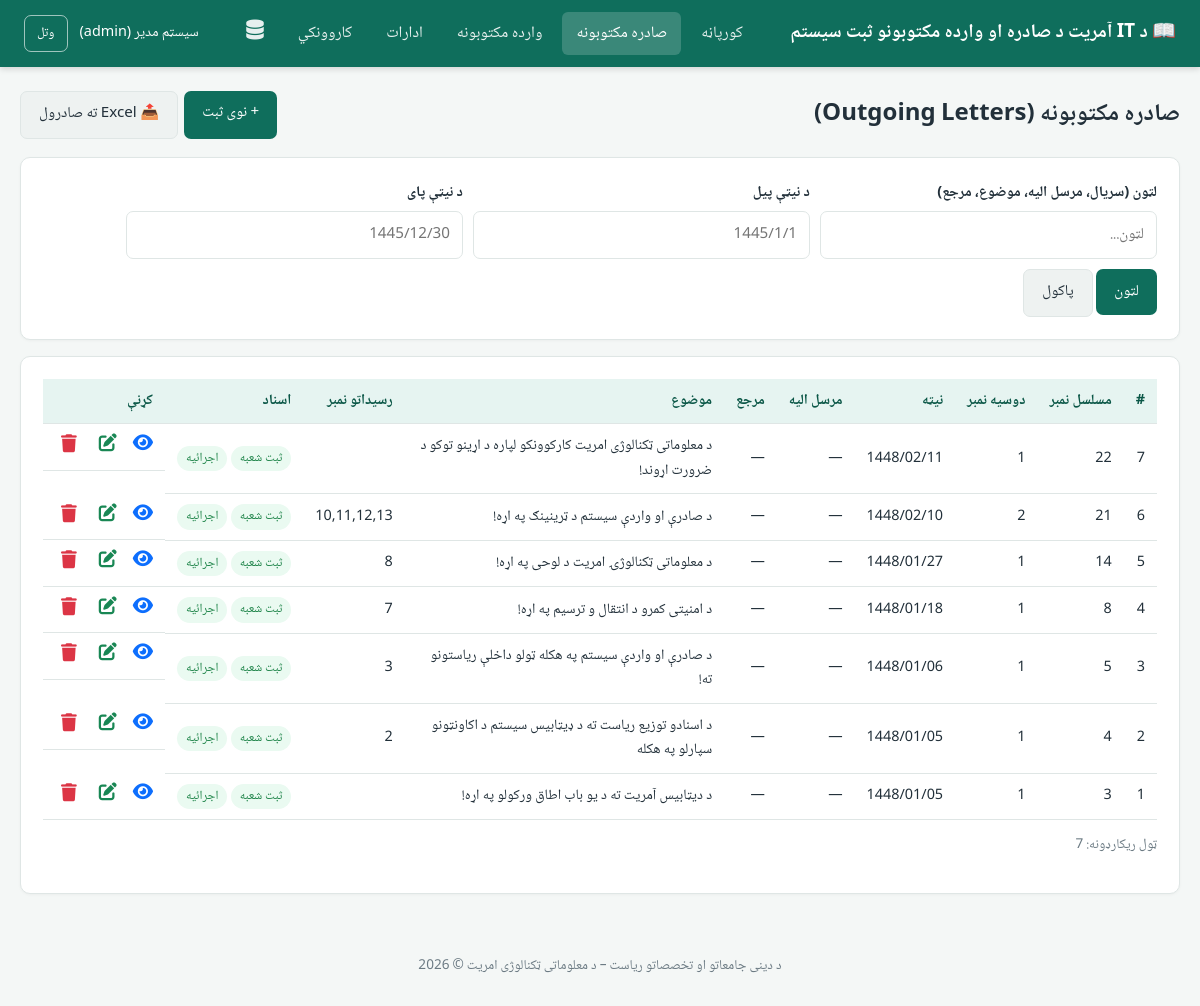
/outgoing/list.php (signed in), run on the app's committed database.
### tables this page shows
CREATE TABLE `outgoing_letters` (
  `id` int(10) UNSIGNED NOT NULL,
  `serial_no` varchar(50) NOT NULL,
  `receipts_no` varchar(100) DEFAULT NULL,
  `dossier_no` varchar(100) DEFAULT NULL,
  `issue_date` varchar(20) DEFAULT NULL,
  `letter_date` varchar(20) DEFAULT NULL,
  `sent_to_dep_id` int(11) DEFAULT NULL,
  `reference_dep_id` int(11) DEFAULT NULL,
  `subject` text DEFAULT NULL,
  `records_signature` tinyint(1) NOT NULL DEFAULT 0,
  `records_attachment` tinyint(1) NOT NULL DEFAULT 0,
  `records_attachment_count` int(11) DEFAULT NULL,
  `records_attachment_pages` int(11) DEFAULT NULL,
  `records_original` tinyint(1) NOT NULL DEFAULT 0,
  `exec_signature` tinyint(1) NOT NULL DEFAULT 0,
  `exec_attachment` tinyint(1) NOT NULL DEFAULT 0,
  `exec_attachment_count` int(11) DEFAULT NULL,
  `exec_attachment_pages` int(11) DEFAULT NULL,
  `exec_original` tinyint(1) NOT NULL DEFAULT 0,
  `distribution_notes` text DEFAULT NULL,
  `remarks` text DEFAULT NULL,
  `created_by` int(10) UNSIGNED DEFAULT NULL,
  `created_at` datetime NOT NULL DEFAULT current_timestamp(),
  `updated_at` datetime NOT NULL DEFAULT current_timestamp() ON UPDATE current_timestamp()
);

### config/app.php (called while the page is built, shortened)
<?php
require_once __DIR__ . '/db.php';
function e(?string $value): string
{
    return htmlspecialchars($value ?? '', ENT_QUOTES, 'UTF-8');
}

### config/db.php (called while the page is built, shortened)
<?php
function db(): PDO
{
    static $pdo = null;
    if ($pdo === null) {
        $dsn = 'mysql:host=' . DB_HOST . ';dbname=' . DB_NAME . ';charset=utf8mb4';
        $options = [
            PDO::ATTR_ERRMODE            => PDO::ERRMODE_EXCEPTION,
            PDO::ATTR_DEFAULT_FETCH_MODE => PDO::FETCH_ASSOC,
            PDO::ATTR_EMULATE_PREPARES   => false,
        ];
        try {
            $pdo = new PDO($dsn, DB_USER, DB_PASS, $options);
        } catch (PDOException $e) {
            error_log('DB connection failed: ' . $e->getMessage());
            http_response_code(500);
            die('د ډیټابیس سره وصلیدل ناکام شول. مهرباني وکړئ وروسته بیا هڅه وکړئ.');
        }
    }
    return $pdo;
}

### includes/auth.php (called while the page is built, shortened)
<?php
$currentUser = [
    'id'        => $_SESSION['user_id'],
    'username'  => $_SESSION['username'],
    'full_name' => $_SESSION['full_name'],
    'role'      => $_SESSION['role'],
];

### outgoing/list.php (the view, shortened to what this page needs)
<?php
require_once __DIR__ . '/../config/app.php';
require_once __DIR__ . '/../includes/auth.php';
$q       = trim($_GET['q'] ?? '');
$from    = trim($_GET['from'] ?? '');
$to      = trim($_GET['to'] ?? '');
$perPage = 15;
$page    = max(1, (int)($_GET['page'] ?? 1));
$where  = [];
$params = [];
$whereSql = $where ? "WHERE " . implode(" AND ", $where) : "";
$countStmt = db()->prepare("
        SELECT COUNT(*) AS c
        FROM outgoing_letters
        LEFT JOIN departments AS sent_dep
            ON sent_dep.id = outgoing_letters.sent_to_dep_id
        LEFT JOIN departments AS ref_dep
            ON ref_dep.id = outgoing_letters.reference_dep_id
        $whereSql
    ");
$countStmt->execute($params);
$total = (int)$countStmt->fetch()['c'];
$totalPages = max(1, ceil($total / $perPage));
$page = min($page, $totalPages);
$offset = ($page - 1) * $perPage;
$sql = "
        SELECT
        outgoing_letters.*,
        sent_dep.name AS sent_to_department,
        ref_dep.name AS reference_department
        FROM outgoing_letters
            LEFT JOIN departments AS sent_dep
                ON sent_dep.id = outgoing_letters.sent_to_dep_id
            LEFT JOIN departments AS ref_dep
                ON ref_dep.id = outgoing_letters.reference_dep_id
        $whereSql
        ORDER BY outgoing_letters.id DESC
        LIMIT :lim OFFSET :off
    ";
$stmt = db()->prepare($sql);
$stmt->bindValue(':lim', $perPage, PDO::PARAM_INT);
$stmt->bindValue(':off', $offset, PDO::PARAM_INT);
$stmt->execute();
$rows = $stmt->fetchAll(PDO::FETCH_ASSOC);
require __DIR__ . '/../includes/header.php';
?>
<div class="page-header">
    <h1>صادره مکتوبونه (Outgoing Letters)</h1>
    <div class="row-actions">
        <a href="add.php" class="btn btn-primary">
            + نوی ثبت
        </a>
        <a href="export.php?<?= e(http_build_query($_GET)) ?>"
            class="btn btn-secondary">
            📤 Excel ته صادرول
        </a>
    </div>
</div>
<form method="get" class="card filter-bar">
    <div class="field">
        <label>
            لټون (سریال، مرسل الیه، موضوع، مرجع)
        </label>
        <input type="text" name="q" value="<?= e($q) ?>" placeholder="لټون...">
    </div>
    <div class="field">
        <label> د نیټې پیل </label>
        <input type="text" name="from" value="<?= e($from) ?>" placeholder="1445/1/1">
    </div>
    <div class="field">
        <label>د نیټې پای </label>
        <input type="text" name="to" value="<?= e($to) ?>" placeholder="1445/12/30">
    </div>
    <div class="field">
        <button class="btn btn-primary">
            لټون
        </button>
        <a href="list.php" class="btn btn-secondary">
            پاکول
        </a>
    </div>
</form>
<div class="card">
    <div class="table-wrap">
        <table class="data-table">
            <thead>
                <tr>
                    <th>#</th>
                    <th>مسلسل نمبر</th>
                    <th>دوسیه نمبر</th>
                    <th>نیټه</th>
                    <th>مرسل الیه</th>
                    <th>مرجع</th>
                    <th>موضوع</th>
                    <th>رسیداتو نمبر</th>
                    <th>اسناد</th>
                    <th>کړنې</th>
                </tr>
            </thead>
            <tbody>
                <?php foreach ($rows as $row): ?>
                    <tr>
                        <td>
                            <?= (int)$row['id'] ?>
                        </td>
                        <td>
                            <?= e($row['serial_no'] ?? '') ?>
                        </td>
                        <td>
                            <?= e($row['dossier_no'] ?? '') ?: '—' ?>
                        </td>
                        <td>
                            <?= e($row['letter_date'] ?? '') ?>
                        </td>
                        <td>
                            <?= e($row['sent_to_department'] ?? '—') ?>
                        </td>
                        <td>
                            <?= e($row['reference_department'] ?? '—') ?>
                        </td>
                        <td class="subject-cell">
                            <?= e(mb_strimwidth($row['subject'] ?? '', 0, 70, '…')) ?>
                        </td>
                        <td>
                            <?= e($row['receipts_no'] ?? '') ?>
                        </td>
                        <td>
                            <span class="badge <?=
                                (!empty($row['records_signature']) ||
                                    !empty($row['records_attachment']) ||
                                    !empty($row['records_original']))
                                    ? 'badge-yes' : 'badge-no'
                                ?>">
                                ثبت شعبه
                            </span>
                            <span class="badge <?=
                                (!empty($row['exec_signature']) ||
                                    !empty($row['exec_attachment']) ||
                                    !empty($row['exec_original']))
                                    ? 'badge-yes' : 'badge-no'
                                ?>">
                                اجرائیه
                            </span>
                        </td>
                        <td class="row-actions">
                            <a href="view.php?id=<?= $row['id'] ?>">
                                <i class="fa-solid fa-eye"
                                    style="color:#0d6efd;font-size:18px"></i>
                            </a>
                            <a href="edit.php?id=<?= $row['id'] ?>"
                                style="margin:0 10px">
                                <i class="fa-solid fa-pen-to-square"
                                    style="color:#198754;font-size:18px"></i>
                            </a>
                            <?php if ($currentUser['role'] !== 'viewer'): ?>
                                <form method="post"
                                    action="delete.php"
                                    style="display:inline"
                                    onsubmit="return confirm('ایا تاسو ډاډه یاست؟');">
                                    <button type="submit"
                                        style="border:none;background:none;cursor:pointer">
                                        <i class="fa-solid fa-trash"
                                            style="color:#dc3545;font-size:18px"></i>
                                    </button>
                                </form>
                            <?php endif; ?>
                        </td>
                    </tr>
                <?php endforeach; ?>
            </tbody>
        </table>
    </div>
    <p class="text-muted">
        ټول ریکارډونه: <?= $total ?>
    </p>
</div>
<?php require __DIR__ . '/../includes/footer.php'; ?>

### assets/css/style.css (style rules this page uses)
:root { --primary: #0f6e5c; --primary-dark: #0b5747; --primary-light: #e6f4f1; --accent: #c99a3a; --danger: #c0392b; --danger-light: #fdecea; --success: #1e8449; --success-light: #eafaf1; --warning-light: #fff8e1; --text: #22303a; --muted: #6b7a83; --border: #dfe6e5; --bg: #f4f7f6; --card: #ffffff; --radius: 10px; }
* { box-sizing: border-box; }
body { margin: 0; font-family: 'Noto Naskh Arabic', 'Segoe UI', Tahoma, sans-serif; background: var(--bg); color: var(--text); direction: rtl; font-size: 16px; line-height: 1.7; }
a { color: var(--primary); text-decoration: none; }
.card { background: var(--card); border: 1px solid var(--border); border-radius: var(--radius); padding: 22px; margin-bottom: 20px; box-shadow: 0 1px 3px rgba(0, 0, 0, .04); }
.card label { font-weight: bold; }
.page-header { display: flex; justify-content: space-between; align-items: center; flex-wrap: wrap; gap: 12px; margin-bottom: 18px; }
.page-header h1 { margin: 0; font-size: 1.5rem; }
.btn { display: inline-block; padding: 10px 18px; border-radius: 7px; border: none; cursor: pointer; font-size: .95rem; font-family: inherit; transition: background .15s; }
.btn-primary { background: var(--primary); color: #fff; }
.btn-secondary { background: #eef2f1; color: var(--text); border: 1px solid var(--border); }
label { display: block; margin: 14px 0 6px; font-weight: 600; font-size: .92rem; }
input[type="text"], input[type="password"], input[type="number"], input[type="date"], textarea, select { width: 100%; padding: 10px 12px; border: 1px solid var(--border); border-radius: 7px; font-family: inherit; font-size: .95rem; background: #fff; color: var(--text); }
.table-wrap { overflow-x: auto; }
table.data-table { width: 100%; border-collapse: collapse; font-size: .9rem; background: #fff; }
table.data-table th, table.data-table td { padding: 10px 12px; border-bottom: 1px solid var(--border); text-align: right; white-space: nowrap; }
table.data-table th { background: var(--primary-light); color: var(--primary-dark); font-weight: 700; position: sticky; top: 0; }
table.data-table td.subject-cell { white-space: normal; min-width: 220px; }
.row-actions { display: flex; gap: 6px; }
.badge { display: inline-block; padding: 2px 9px; border-radius: 20px; font-size: .78rem; }
.badge-yes { background: var(--success-light); color: var(--success); }
.filter-bar { display: flex; gap: 10px; flex-wrap: wrap; align-items: flex-end; margin-bottom: 16px; }
.filter-bar .field { min-width: 180px; }
.filter-bar label { margin: 0 0 6px; }
.text-muted { color: var(--muted); font-size: .85rem; }

### data on the page
outgoing_letters: id "7", serial_no "22", dossier_no "1", letter_date "1448/02/11", sent_to_department "—", reference_department "—", subject "د معلوماتی ټکنالوژی امریت کارکوونکو لپاره د اړینو توکو د ضرورت اړوند!"
outgoing_letters: id "6", serial_no "21", dossier_no "2", letter_date "1448/02/10", sent_to_department "—", reference_department "—", subject "د صادرې او واردې سیستم د ټرینینګ په اړه!", receipts_no "10,11,12,13"
outgoing_letters: id "5", serial_no "14", dossier_no "1", letter_date "1448/01/27", sent_to_department "—", reference_department "—", subject "د معلوماتی ټکنالوژۍ امریت د لوحی په اړه!", receipts_no "8"
outgoing_letters: id "4", serial_no "8", dossier_no "1‍", letter_date "1448/01/18", sent_to_department "—", reference_department "—", subject "د امنیتی کمرو د انتقال و ترسیم په اړه!", receipts_no "7"
outgoing_letters: id "3", serial_no "5", dossier_no "1", letter_date "1448/01/06", sent_to_department "—", reference_department "—", subject "د صادرې او واردې سیستم په هکله ټولو داخلې ریاستونو ته!", receipts_no "3"
outgoing_letters: id "2", serial_no "4", dossier_no "1", letter_date "1448/01/05", sent_to_department "—", reference_department "—", subject "د اسنادو توزیع ریاست ته د ډیټابیس سیستم د اکاونټونو سپارلو په هکله", receipts_no "2"
outgoing_letters: id "1", serial_no "3", dossier_no "1", letter_date "1448/01/05", sent_to_department "—", reference_department "—", subject "د دیټابیس آمریت ته د یو باب اطاق ورکولو په اړه!"

### other printed values
APP_NAME "د IT آمریت د صادره او وارده مکتوبونو ثبت سیستم"
$currentUser['full_name'] "سیسټم مدیر"
$currentUser['role'] "admin"
$total "7"
